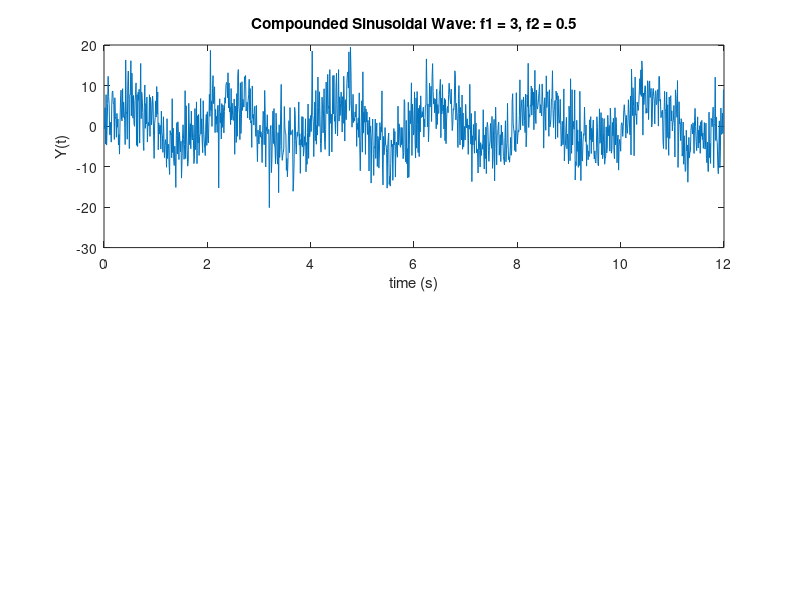

This figure's MATLAB source: (Note: this script raises an error after producing the figure.)
clear; clc;

% Build compounded sinusoidal curve
t = [0:1/100:100*pi];
A1 = 1;
A2 = 5;
f1 = 3;
f2 = 0.5;
y1 = A1*sin(2*pi*t*f1);
y2 = A2*sin(2*pi*t*f2)+5*randn(1,size(t,2));
y_c = y1+y2;

figure(1);
subplot(2,1,1);
plot(t(1:300*4),y_c(1:300*4));
title('Compounded Sinusoidal Wave: f1 = 3, f2 = 0.5')
xlabel('time (s)')
ylabel('Y(t)')

% Conduct FFT on compounded data, iterated over the sample size
Fs = t(2)-t(1);% Sampling frequency
k=0;
p1=zeros(100,1);
p2=zeros(100,1);
for i=300:300:300*100
    k=k+1; % run number
    L2 = size(y_c(1:i),2); % Length of signal
    NFFT2 = 2^nextpow2(L2); % Next power of 2 from length of array
    ft_2 = fft(y_c(1:i)-mean(y_c(1:i)),NFFT2)/L2;
    ft_p_2 = 1/Fs*[0:1/NFFT2:1/2];
    
    % Find peak values
    [pks1,locs1] = findpeaks(2*abs(ft_2(2:NFFT2/2+1)),'MINPEAKDISTANCE',round((f1-f2)*size(ft_p_2,2)/ft_p_2(end))-1,'NPEAKS',2);
     p1(k) = pks1(1,1);
     p2(k) = pks1(1,2);
end


figure(1);
subplot(2,1,2);
kk = [1:100];
plot(kk,p1,'bo',kk,p2,'ro') 
title('Compounded Sinusoidal Wave Amplitude')
xlabel('Runs')
ylabel('|Y(f)| Peak Value')


% Compute stddev
jj = [1:20];
m=0;
for j=5:5:100
    m=m+1;
    v1(m) = std(p1(j-5+1:j));
    v2(m) = std(p2(j-5+1:j));
end

figure(2);
plot(jj,v1,'bo',jj,v2,'ro');
title('Peak Magnitude Variance: Every 5 bins')
xlabel('Bin Counter')
ylabel('Variance in |Y(f)| Peak Value')
